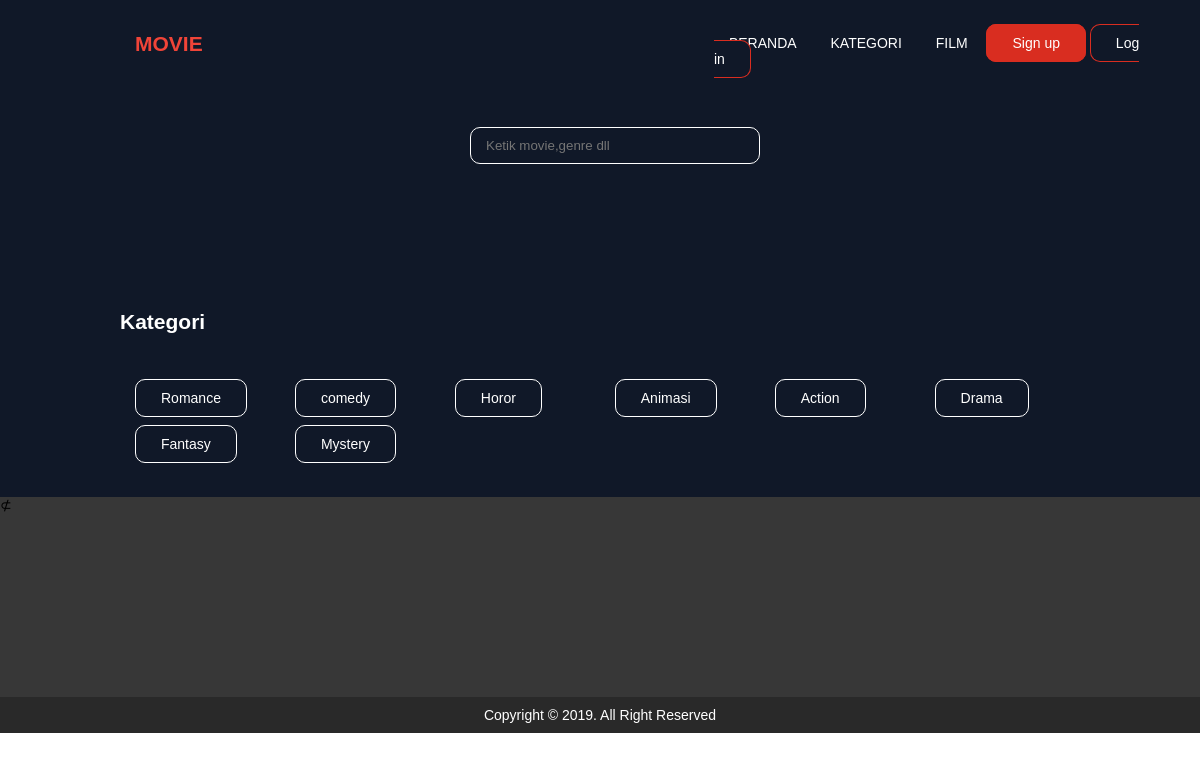
The page /indexmain.php?page=kategori_film on the database its author committed.
### tables this page shows
CREATE TABLE `kategori_film` (
  `id_kategori` int(11) NOT NULL,
  `kategori` varchar(50) NOT NULL
);

### page/kategorifilm.php (the view, shortened to what this page needs)
<div class="body_kategori">
	<div class="container">
		<div class="film_search">
			<input id="live_search" class="form_search" type="text" autocomplete="off" placeholder="Ketik movie,genre dll">
		</div>
		<div class="film_search">
		</div>
	</div>
	<div class="container">
		<div class="kategori_film">
			<h2>Kategori</h2>
		</div>
		<div id="searchresult" class="tag_kategori row">
			<?php
			$kategori = mysqli_query($conn, "SELECT * FROM kategori_film");
			while ($kategori1 = mysqli_fetch_array($kategori)) {
			?>
				<div class="col-2">
					<a href="?page=detail_kategori&&id_kategori=<?php echo $kategori1['id_kategori']; ?>" class="button_kategori" type="submit" name="">
						<?php
						echo $kategori1['kategori'];
						?>
					</a>
				</div>
			<?php } ?>
		</div>
	</div>
</div>

### style.css (style rules this page uses)
body { margin: 0 0 0 0; font-family: Tahoma, arial; font-size: 14px; }
* { box-sizing: border-box; }
.row { content: ""; clear: both; display: table; }
.col-2 { width: 16.66%; }
[class*="col-"] { float: left; padding: 15px; }
.container { margin: 0 auto; width: 80%; text-align: left; }
.body_kategori { margin-top: -20px; background-color: #101828; padding-top: 50px; color: #fff; }
.film_search { padding: 30px; padding-left: 350px; width: 100%; line-height: 5em; }
.form_search { width: 50%; padding: 10px 15px; color: #636363; border-radius: 10px; background-color: #101828; border: 1px solid #fff; }
.kategori_film { width: 100%; line-height: 5em; }
.tag_kategori { padding-bottom: 30px; }
.button_kategori { padding: 10px 25px; font-size: 14px; background: #101828; border-radius: 10px; text-decoration: none; border: 1px solid #FFF; color: #fff; }

### rows shown on the page
kategori_film: kategori "Romance"
kategori_film: kategori "comedy"
kategori_film: kategori "Horor"
kategori_film: kategori "Animasi"
kategori_film: kategori "Action"
kategori_film: kategori "Drama"
kategori_film: kategori "Fantasy"
kategori_film: kategori "Mystery"
